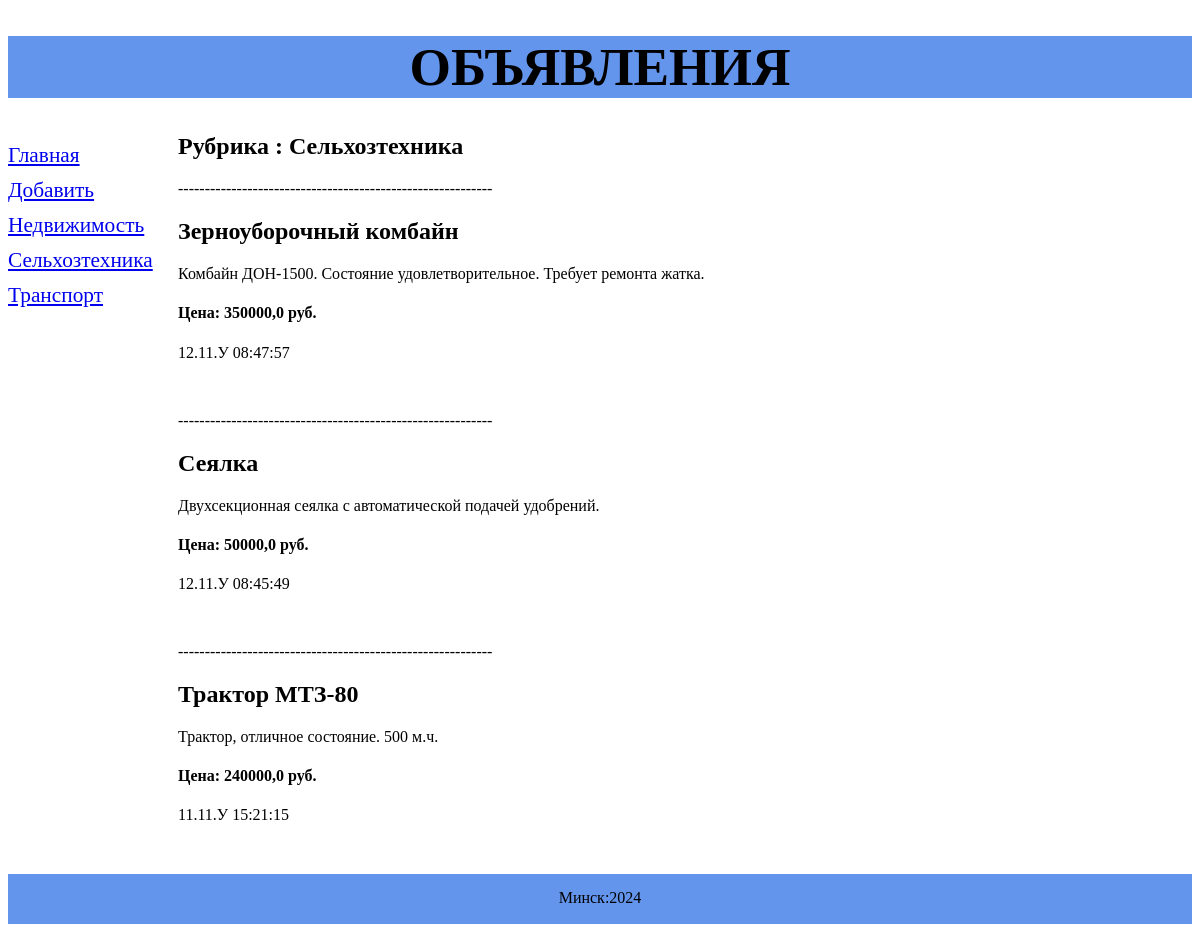
/bboard/3/, run on the app's committed database.
### bboard/models.py (models this page shows, shortened)
class Rubric(models.Model):
    name = models.CharField(max_length=20, db_index=True, verbose_name='Название')
    class Meta:
        verbose_name_plural = 'Рубрики'
        verbose_name = 'Рубрика'
        ordering = ['name']

class Bb(models.Model):
    title = models.CharField(max_length=50, verbose_name='Товар')
    content = models.TextField(null=True, blank=True, verbose_name='Описание')
    price = models.FloatField(null=True, blank=True, verbose_name='Цена')
    published = models.DateTimeField(auto_now_add=True, db_index=True, verbose_name='Опубликовано')
    rubric = models.ForeignKey(Rubric, null=True, on_delete=models.PROTECT, verbose_name='Рубрика')
    class Meta:
        verbose_name_plural = 'Объявления'
        verbose_name = 'Объявление'
        ordering = ['-published']

### bboard/views.py (the view)
# urls.py: path('<int:rubric_id>/', by_rubric, name='by_rubric'),
def by_rubric(request, rubric_id):
    year = datetime.datetime.now()
    bbs = Bb.objects.filter(rubric=rubric_id)
    rubrics = Rubric.objects.all()
    current_rubric = Rubric.objects.filter(id=rubric_id).first()
    context = {'bbs': bbs,
               'rubrics': rubrics,
               'current_rubric': current_rubric,
               'date': year.strftime("%Y")
               }
    return render(request, 'bboard/by_rubric.html', context)

### bboard/templates/bboard/by_rubric.html (shortened to what this page needs)
{% extends "layout/basic.html" %}
{% block content %}
    <h2> Рубрика : {{ current_rubric.name }} </h2>
    {% for bb in bbs %}
    <div>
        <p>-----------------------------------------------------------</p>
        <h2>{{ bb.title }}</h2>
        <p>{{ bb.content }}</p>
        <h4>Цена: {{ bb.price }} руб.</h4>
        <p>{{ bb.published|date:"d.m.У H:i:s" }}</p>
        <br>
    </div>
{% endfor %}
{% endblock %}

### bboard/templates/layout/basic.html (shortened to what this page needs)
{% load static %}
<!DOCTYPE html>
<html lang="en">
<head>
    <link rel="stylesheet" type="text/css" href="{% static 'bboard/style.css' %}">
</head>
<body>
    <header>
        <h1>Объявления</h1>
    </header>
    <nav>
        <a href="{% url 'index' %}">Главная</a>
        <a href="{% url 'add' %}">Добавить</a>
        {% for rubric in rubrics %}
            <a href="{% url 'by_rubric' rubric.id %}">{{ rubric.name }}</a>
        {% endfor %}
    </nav>
    <section>
        {% block content %}
        {% endblock %}
    </section>
    <footer>
        <p>Минск:{{ date }}</p>
    </footer>
</body>
</html>

### bboard/static/bboard/style.css (style rules this page uses)
header h1 { font-size: 40pt; text-transform: uppercase; text-align: center; background-color: cornflowerblue; }
nav { font-size: 16pt; width: 150px; float: left; }
nav a { display: block; margin: 10px 0px; }
section { margin-left: 170px; }
footer { position: page; bottom: 0; width: 100%; height: 50px; text-align: center; background-color: cornflowerblue; }
footer p { font-size: 12pt; padding-top: 15px; }

### data on the page
Rubric: name "Недвижимость"
Rubric: name "Сельхозтехника"
Rubric: name "Транспорт"
Bb: title "Зерноуборочный комбайн", content "Комбайн ДОН-1500. Состояние удовлетворительное. Требует ремонта жатка.", price "350000,0", published "12.11.У 08:47:57"
Bb: title "Сеялка", content "Двухсекционная сеялка с автоматической подачей удобрений.", price "50000,0", published "12.11.У 08:45:49"
Bb: title "Трактор МТЗ-80", content "Трактор, отличное состояние. 500 м.ч.", price "240000,0", published "11.11.У 15:21:15"

### other printed values
{{ date }} "2024"
